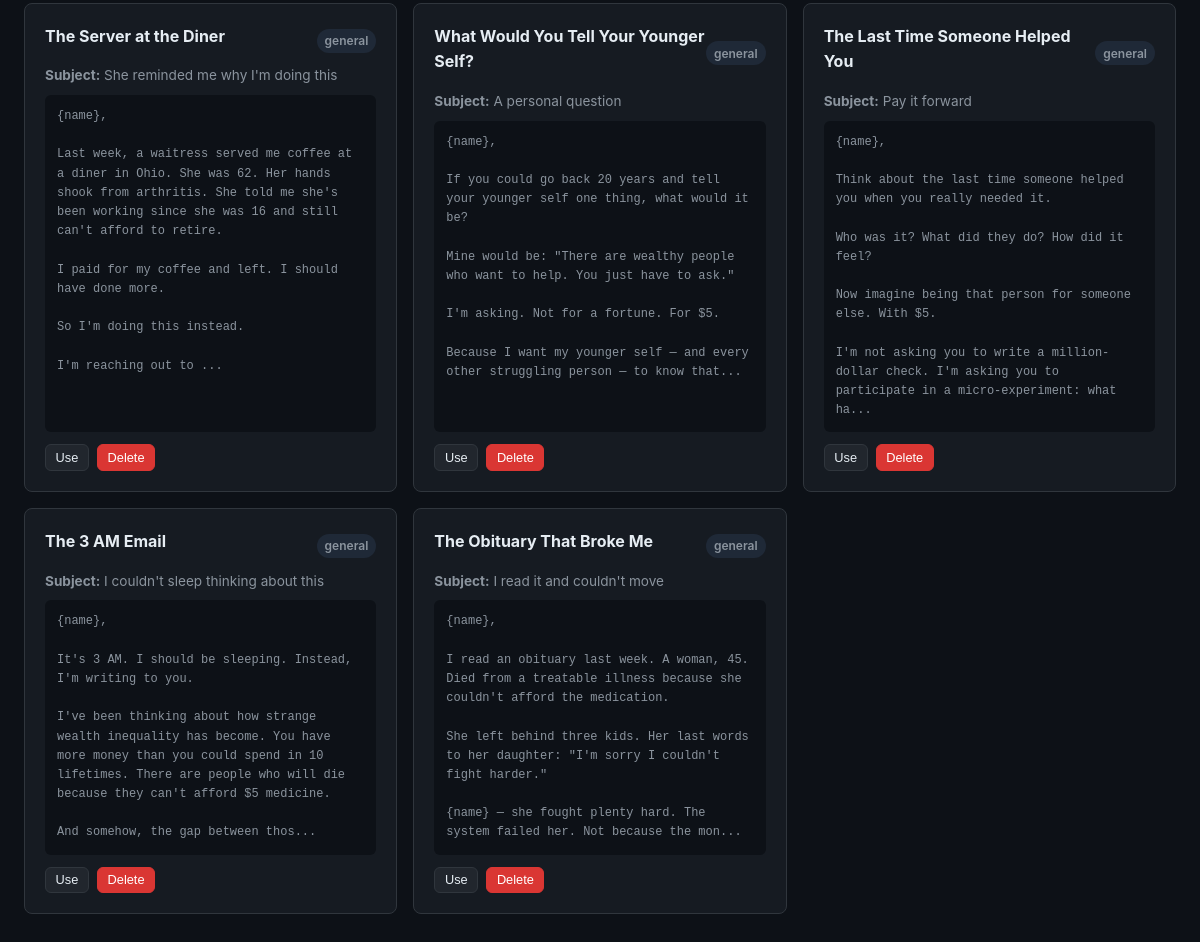
Page /templates (lower part) on the earlier database version.
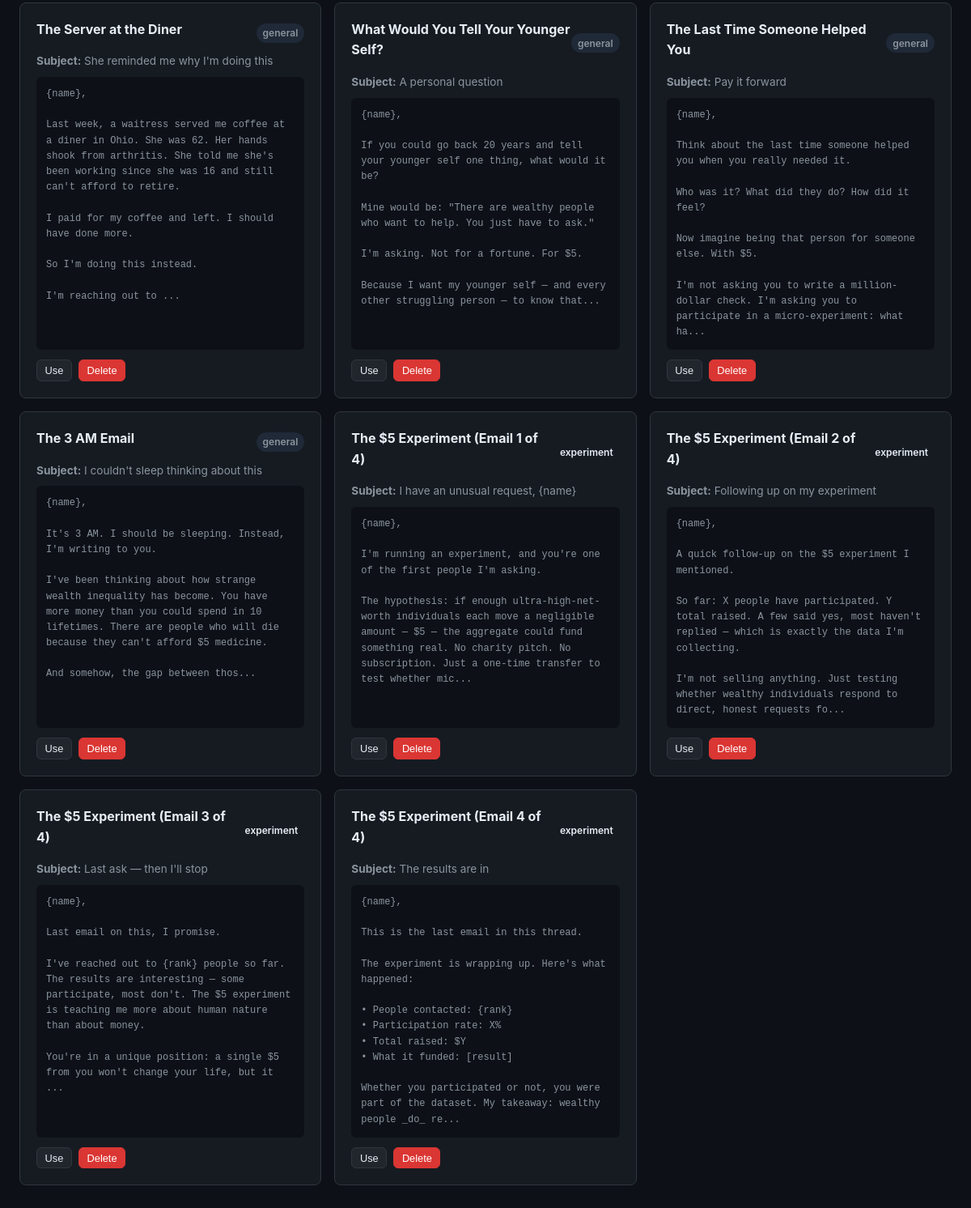
Same page on the later database version.
### tables this page shows
CREATE TABLE templates (
            id INTEGER PRIMARY KEY AUTOINCREMENT,
            name TEXT NOT NULL,
            subject TEXT NOT NULL,
            body TEXT NOT NULL,
            category TEXT DEFAULT 'general'
        );

### app.py (the view)
@app.route('/templates')
def templates():
    conn = get_db()
    templates_list = conn.execute('SELECT * FROM templates').fetchall()
    conn.close()
    return render_template('templates.html', templates=templates_list)

### models.py (called while the page is built)
def get_db():
    conn = sqlite3.connect(DB_PATH)
    conn.row_factory = sqlite3.Row
    conn.execute("PRAGMA journal_mode=WAL")
    conn.execute("PRAGMA foreign_keys=ON")
    return conn

### templates/templates.html (shortened to what this page needs)
<!DOCTYPE html>
<html lang="en">
<head>
    <link rel="stylesheet" href="/static/style.css">
</head>
<body>
    <main class="container">
        <div class="template-grid">
            {% for t in templates %}
            <div class="card template-card" data-id="{{ t.id }}">
                <div class="template-header">
                    <h4>{{ t.name }}</h4>
                    <span class="badge badge-{{ t.category }}">{{ t.category }}</span>
                </div>
                <p class="muted template-subject"><strong>Subject:</strong> {{ t.subject[:80] }}{% if t.subject|length > 80 %}...{% endif %}</p>
                <pre class="template-preview">{{ t.body[:300] }}{% if t.body|length > 300 %}...{% endif %}</pre>
                <div class="template-actions">
                    <button class="btn btn-sm" onclick="useTemplate('{{ t.name|e }}', '{{ t.subject|e }}', {{ t.id }})">Use</button>
                    <button class="btn btn-sm btn-danger" onclick="deleteTemplate({{ t.id }})">Delete</button>
                </div>
            </div>
            {% endfor %}
        </div>
    </main>
</body>
</html>

Differences in the rows shown:
removed templates: name "The Obituary That Broke Me", category "general", subject "I read it and couldn't move", body "{name}, I read an obituary last week. A woman, 45. Died from a treatable illness because she couldn't afford the medication. She left behind three kids. Her last words to her daughter: \"I'm sorry I couldn't fight harder.\" {name} — she fought plenty hard. The system failed her. Not because the mon"
added templates: name "The $5 Experiment (Email 1 of 4)", category "experiment", subject "I have an unusual request, {name}", body "{name}, I'm running an experiment, and you're one of the first people I'm asking. The hypothesis: if enough ultra-high-net-worth individuals each move a negligible amount — $5 — the aggregate could fund something real. No charity pitch. No subscription. Just a one-time transfer to test whether mic"
added templates: name "The $5 Experiment (Email 2 of 4)", category "experiment", subject "Following up on my experiment", body "{name}, A quick follow-up on the $5 experiment I mentioned. So far: X people have participated. Y total raised. A few said yes, most haven't replied — which is exactly the data I'm collecting. I'm not selling anything. Just testing whether wealthy individuals respond to direct, honest requests fo"
added templates: name "The $5 Experiment (Email 3 of 4)", category "experiment", subject "Last ask — then I'll stop", body "{name}, Last email on this, I promise. I've reached out to {rank} people so far. The results are interesting — some participate, most don't. The $5 experiment is teaching me more about human nature than about money. You're in a unique position: a single $5 from you won't change your life, but it"
added templates: name "The $5 Experiment (Email 4 of 4)", category "experiment", subject "The results are in", body "{name}, This is the last email in this thread. The experiment is wrapping up. Here's what happened: • People contacted: {rank} • Participation rate: X% • Total raised: $Y • What it funded: [result] Whether you participated or not, you were part of the dataset. My takeaway: wealthy people _do_ re"
